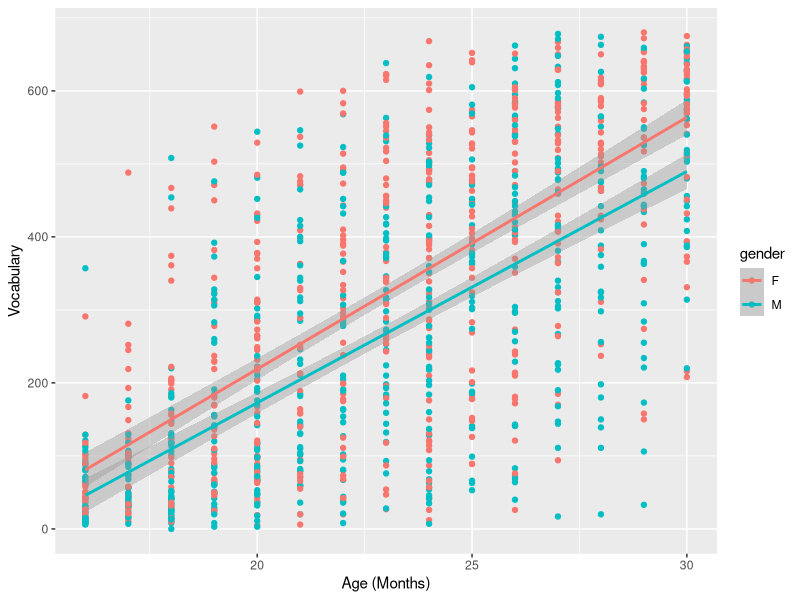
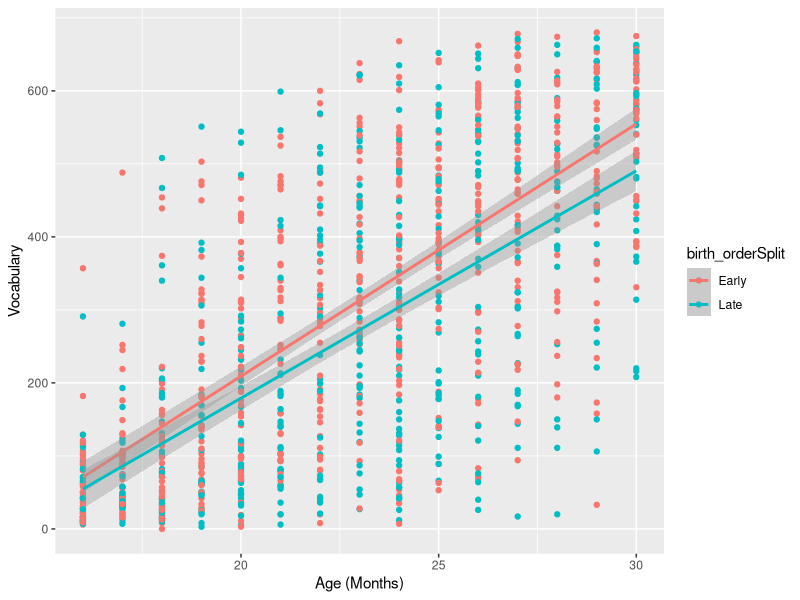
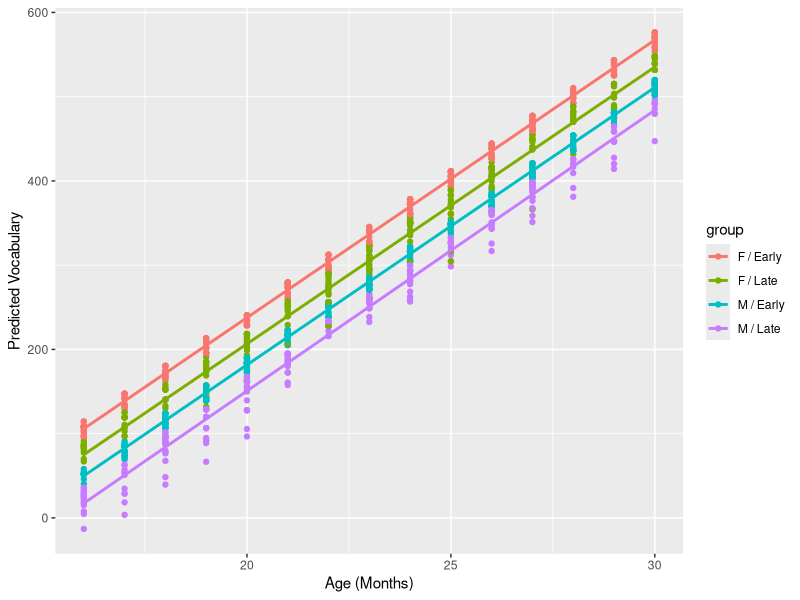
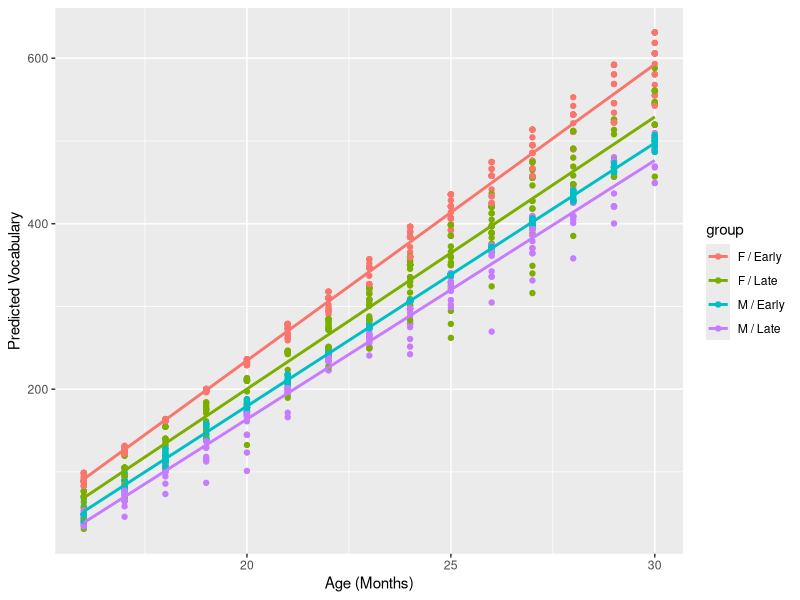

Source code (R) for these figures, in order:
vocab_inds <- read.csv('data-vocab-individuals.csv')
vocab_inds$ageC <- scale(vocab_inds$age, center=T,scale=F)
vocab_inds$birth_orderC <- scale(vocab_inds$birth_order, center=T, scale=F)
vocab_inds$mom_edC <- scale(vocab_inds$mom_ed, center=T, scale=F)
vocab_inds$genderContrast <- -.5
vocab_inds[which(vocab_inds$gender == 'M'), 'genderContrast'] <- .5

model <- lm(productive ~ ageC + genderContrast + birth_orderC + mom_edC, data = vocab_inds)
summary(model)

library(ggplot2)

# visualize gender and age effects
ggplot(vocab_inds, aes(x=age, y=productive, color=gender)) + 
                      geom_point() +
                      stat_smooth(method="lm") +
                      scale_x_continuous(name="Age (Months)") +
                      scale_y_continuous(name="Vocabulary")
                    
# visualize birth order effects
# ugly median split:
vocab_inds$birth_orderSplit <- 'Early'
vocab_inds[which(vocab_inds$birth_order > median(vocab_inds$birth_order, na.rm=T)), 'birth_orderSplit'] <- 'Late'
ggplot(vocab_inds, aes(x=age, y=productive, color=birth_orderSplit)) + 
                                      geom_point() +
                                      stat_smooth(method="lm") +
                                      scale_x_continuous(name="Age (Months)") +
                                      scale_y_continuous(name="Vocabulary")

# right now, our model's intercept (292.37) represents the estimated productive vocabulary
# for a genderless baby at 22.91 months born as the 1.59th child born to a mom with 14.98 years
# of education
mean(vocab_inds$age)
mean(vocab_inds$birth_order, na.rm=T)
mean(vocab_inds$mom_ed, na.rm=T)

# this is neither the overall mean, nor the mean of any particular cell
mean(vocab_inds$productive, na.rm=T)
  # 292.64

# but if we center the genderContrast variable, it should be the overall mean
vocab_inds$genderContrastC <- scale(vocab_inds$genderContrast, center=T, scale=F)
model <- lm(productive ~ ageC + genderContrastC + birth_orderC + mom_edC, data = vocab_inds)
summary(model)

# replicates our model
drop1(model,~.,test="F")

# visualize our model's predictions for our important factors
vocab_inds$predicted <- predict(model, vocab_inds)

vocab_inds$group <- paste(vocab_inds$gender, vocab_inds$birth_orderSplit, sep=' / ')
vocab_inds$group <- factor(vocab_inds$group)

ggplot(vocab_inds, aes(x=age, y=predicted, color=group)) + 
                              geom_point() +
                              stat_smooth(method="lm", se=F) +
                              scale_x_continuous(name="Age (Months)") +
                              scale_y_continuous(name="Predicted Vocabulary")

# fit a crazy interaction model
crazy_model <- lm(productive ~ (ageC + genderContrastC + birth_orderC + mom_edC)^3, data = vocab_inds)
summary(crazy_model)

vocab_inds$predicted <- predict(crazy_model, vocab_inds)

ggplot(vocab_inds, aes(x=age, y=predicted, color=group)) + 
  geom_point() +
  stat_smooth(method="lm", se=F) +
  scale_x_continuous(name="Age (Months)") +
  scale_y_continuous(name="Predicted Vocabulary")

# is the crazy model worth keeping?
anova(crazy_model, model, test="F")
